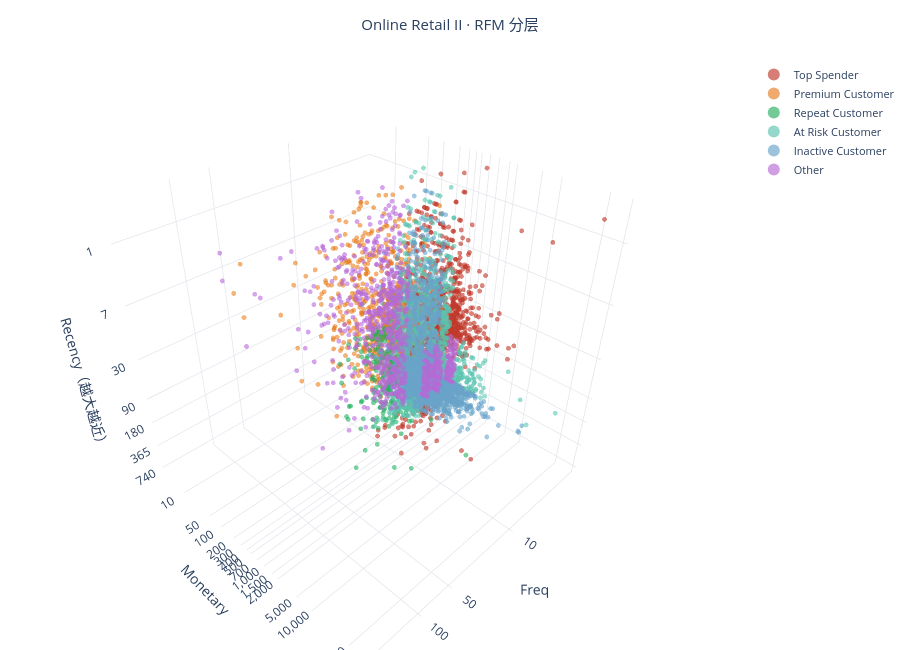

Notebook code for this chart:
### Code cell
import plotly.offline as pyo
pyo.init_notebook_mode(connected=True)

import plotly.express as px
import plotly.graph_objects as go
from plotly.subplots import make_subplots
import plotly.io as pio

desired_order = [ 
    'Top Spender',
    'Premium Customer',
    'Repeat Customer',
    'At Risk Customer',
    'Inactive Customer',
    'Other',]
PALETTE = ["#C0392B", "#E67E22", "#27AE60", "#5AC3AE", "#69A3C9",
           "#B56AD5"]


color_map = dict(zip(desired_order, PALETTE))
present = [s for s in desired_order if s in set(segments["segment"])]

def ticks(vals, step_list):
    return [np.log1p(v) for v in step_list], [f"{v:,.0f}" for v in step_list]

F_TICKS = [10, 50, 100, 500, 1_000, 5_000, 10_000, 50_000, 500_000]
M_TICKS = [10, 50, 100,200,300, 400,500, 700,1000,1500, 2000, 5_000, 10_000,50_000, 100_000]
R_TICKS = [1, 7, 30, 90, 180, 365, 740]

def axis_cfg(title, tickvals, ticktext, neg=False):
    tv = [-v for v in tickvals] if neg else tickvals
    return dict(title=title, tickvals=tv, ticktext=ticktext,
                gridcolor="#E5E7EB", showbackground=True,
                backgroundcolor="rgba(247,248,250,0.9)")

f_tv, f_tt = ticks(segments["frequency"], F_TICKS)
m_tv, m_tt = ticks(segments["monetary_value"], M_TICKS)
r_tv, r_tt = ticks(segments["recency"], R_TICKS)

def hover(r):
    return (f"客户 {r['customer_id']}<br>"
            f"分层: {r['segment']}<br>"
            f"Frequency: {r['frequency']:,.0f} 单<br>"
            f"Monetary: {r['monetary_value']:,.0f}<br>"
            f"Recency: {r['recency']:,.0f} 天<br>"
            # f"RFM得分: {r['R']}{r['F']}{r['M']}"
            )

# ---------------- log1p 3D 散点图 ----------------
fig_plotly = go.Figure()

for seg in present:
    g = segments[segments["segment"] == seg]
    fig_plotly.add_trace(go.Scatter3d(
        x=np.log1p(g["frequency"]), 
        y=np.log1p(g["monetary_value"]), 
        z=-np.log1p(g["recency"]),
        mode="markers", 
        name=seg, 
        marker=dict(size=2.8, color=color_map.get(seg, "#BDC3C7"), opacity=0.65),
        text=g.apply(hover, axis=1), 
        hovertemplate="%{text}<extra></extra>",
        showlegend=True,
    ))

fig_plotly.update_layout(
    scene=dict(
        xaxis=axis_cfg("Freq", f_tv, f_tt), 
        yaxis=axis_cfg("Monetary", m_tv, m_tt), 
        zaxis=axis_cfg("Recency（越大越近）", r_tv, r_tt, neg=True), 
        aspectmode="cube"
    ),
    title=dict(
        text="Online Retail II · RFM 分层", 
        x=0.5, font=dict(size=15)
    ),
    width=900, 
    height=650, 
    margin=dict(l=0, r=0, t=60, b=0),
    legend=dict(itemsizing="constant", font=dict(size=11)),
    paper_bgcolor="white",
)

### Figure 1 — Plotly figure (JSON) as saved in the notebook; plotly's stock layout.template omitted (floating-point values rounded to 4 significant figures; data arrays with more than 128 entries replaced by an {"elided": "..."} marker saying what was removed)
{"data": [{"hovertemplate": "%{text}<extra></extra>", "marker": {"color": "#C0392B", "opacity": 0.65, "size": 2.8}, "mode": "markers", "name": "Top Spender", "showlegend": true, "text": {"elided": "1024 str values"}, "type": "scatter3d", "x": {"elided": "1024 float values"}, "y": {"elided": "1024 float values"}, "z": {"elided": "1024 float values"}}, {"hovertemplate": "%{text}<extra></extra>", "marker": {"color": "#E67E22", "opacity": 0.65, "size": 2.8}, "mode": "markers", "name": "Premium Customer", "showlegend": true, "text": {"elided": "778 str values"}, "type": "scatter3d", "x": {"elided": "778 float values"}, "y": {"elided": "778 float values"}, "z": {"elided": "778 float values"}}, {"hovertemplate": "%{text}<extra></extra>", "marker": {"color": "#27AE60", "opacity": 0.65, "size": 2.8}, "mode": "markers", "name": "Repeat Customer", "showlegend": true, "text": {"elided": "255 str values"}, "type": "scatter3d", "x": {"elided": "255 float values"}, "y": {"elided": "255 float values"}, "z": {"elided": "255 float values"}}, {"hovertemplate": "%{text}<extra></extra>", "marker": {"color": "#5AC3AE", "opacity": 0.65, "size": 2.8}, "mode": "markers", "name": "At Risk Customer", "showlegend": true, "text": {"elided": "1119 str values"}, "type": "scatter3d", "x": {"elided": "1119 float values"}, "y": {"elided": "1119 float values"}, "z": {"elided": "1119 float values"}}, {"hovertemplate": "%{text}<extra></extra>", "marker": {"color": "#69A3C9", "opacity": 0.65, "size": 2.8}, "mode": "markers", "name": "Inactive Customer", "showlegend": true, "text": {"elided": "1891 str values"}, "type": "scatter3d", "x": {"elided": "1891 float values"}, "y": {"elided": "1891 float values"}, "z": {"elided": "1891 float values"}}, {"hovertemplate": "%{text}<extra></extra>", "marker": {"color": "#B56AD5", "opacity": 0.65, "size": 2.8}, "mode": "markers", "name": "Other", "showlegend": true, "text": {"elided": "794 str values"}, "type": "scatter3d", "x": {"elided": "794 float values"}, "y": {"elided": "794 float values"}, "z": {"elided": "794 float values"}}], "layout": {"height": 650, "legend": {"font": {"size": 11}, "itemsizing": "constant"}, "margin": {"b": 0, "l": 0, "r": 0, "t": 60}, "paper_bgcolor": "white", "scene": {"aspectmode": "cube", "xaxis": {"backgroundcolor": "rgba(247,248,250,0.9)", "gridcolor": "#E5E7EB", "showbackground": true, "ticktext": ["10", "50", "100", "500", "1,000", "5,000", "10,000", "50,000", "500,000"], "tickvals": [2.398, 3.932, 4.615, 6.217, 6.909, 8.517, 9.21, 10.82, 13.12], "title": {"text": "Freq"}}, "yaxis": {"backgroundcolor": "rgba(247,248,250,0.9)", "gridcolor": "#E5E7EB", "showbackground": true, "ticktext": ["10", "50", "100", "200", "300", "400", "500", "700", "1,000", "1,500", "2,000", "5,000", "10,000", "50,000", "100,000"], "tickvals": [2.398, 3.932, 4.615, 5.303, 5.707, 5.994, 6.217, 6.553, 6.909, 7.314, 7.601, 8.517, 9.21, 10.82, 11.51], "title": {"text": "Monetary"}}, "zaxis": {"backgroundcolor": "rgba(247,248,250,0.9)", "gridcolor": "#E5E7EB", "showbackground": true, "ticktext": ["1", "7", "30", "90", "180", "365", "740"], "tickvals": [-0.6931, -2.079, -3.434, -4.511, -5.198, -5.903, -6.608], "title": {"text": "Recency（越大越近）"}}}, "title": {"font": {"size": 15}, "text": "Online Retail II · RFM 分层", "x": 0.5}, "width": 900}}
